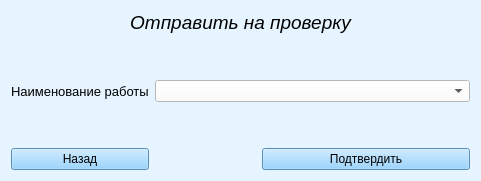
<?xml version="1.0" encoding="UTF-8"?>
<ui version="4.0">
 <class>confirmwork</class>
 <widget class="QWidget" name="confirmwork">
  <property name="geometry">
   <rect>
    <x>0</x>
    <y>0</y>
    <width>481</width>
    <height>141</height>
   </rect>
  </property>
  <property name="windowTitle">
   <string>Form</string>
  </property>
  <property name="styleSheet">
   <string notr="true">background-color: rgb(230, 244, 255);</string>
  </property>
  <layout class="QVBoxLayout" name="verticalLayout">
   <item>
    <layout class="QGridLayout" name="gridLayout">
     <item row="2" column="0">
      <widget class="QLabel" name="label_2">
       <property name="font">
        <font>
         <pointsize>10</pointsize>
        </font>
       </property>
       <property name="text">
        <string>Наименование работы</string>
       </property>
      </widget>
     </item>
     <item row="5" column="2" colspan="2">
      <widget class="QPushButton" name="confirmButton">
       <property name="styleSheet">
        <string notr="true">background-color: rgb(128, 200, 255);</string>
       </property>
       <property name="text">
        <string>Подтвердить</string>
       </property>
      </widget>
     </item>
     <item row="5" column="0">
      <widget class="QPushButton" name="backButton">
       <property name="styleSheet">
        <string notr="true">background-color: rgb(128, 200, 255);</string>
       </property>
       <property name="text">
        <string>Назад</string>
       </property>
      </widget>
     </item>
     <item row="1" column="1">
      <spacer name="verticalSpacer_2">
       <property name="orientation">
        <enum>Qt::Vertical</enum>
       </property>
       <property name="sizeType">
        <enum>QSizePolicy::Minimum</enum>
       </property>
       <property name="sizeHint" stdset="0">
        <size>
         <width>20</width>
         <height>40</height>
        </size>
       </property>
      </spacer>
     </item>
     <item row="2" column="1" colspan="3">
      <widget class="QComboBox" name="workBox">
       <property name="styleSheet">
        <string notr="true">background-color: rgb(255, 255, 255);</string>
       </property>
      </widget>
     </item>
     <item row="0" column="0" colspan="4">
      <widget class="QLabel" name="label">
       <property name="font">
        <font>
         <pointsize>14</pointsize>
         <italic>true</italic>
        </font>
       </property>
       <property name="text">
        <string>Отправить на проверку</string>
       </property>
       <property name="alignment">
        <set>Qt::AlignCenter</set>
       </property>
      </widget>
     </item>
     <item row="3" column="0">
      <spacer name="verticalSpacer">
       <property name="orientation">
        <enum>Qt::Vertical</enum>
       </property>
       <property name="sizeType">
        <enum>QSizePolicy::Minimum</enum>
       </property>
       <property name="sizeHint" stdset="0">
        <size>
         <width>20</width>
         <height>40</height>
        </size>
       </property>
      </spacer>
     </item>
    </layout>
   </item>
  </layout>
 </widget>
 <resources/>
 <connections/>
</ui>
